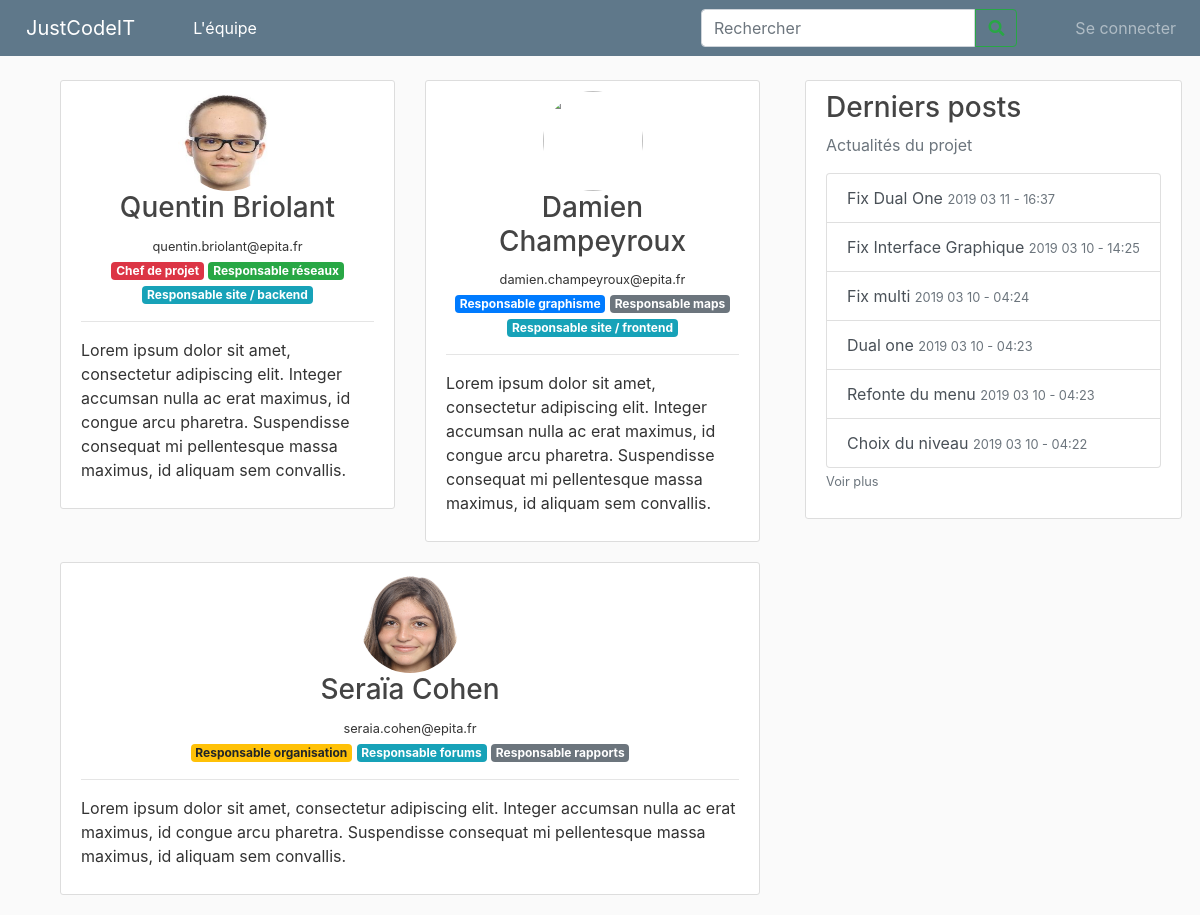
/members, run on the app's committed database.
### site_jci/models.py (models this page shows, shortened)
class Post(db.Model):
    id = db.Column(db.Integer, primary_key=True)
    title = db.Column(db.String(100), nullable=False)
    date_posted = db.Column(db.DateTime, nullable=False, default=datetime.utcnow)
    content = db.Column(db.Text, nullable=False)
    user_id = db.Column(db.Integer, db.ForeignKey('user.id'), nullable=False)

### site_jci/routes.py (the view)
@app.route("/members")
def membersPage():
    return render_template("ourMember.html")

### site_jci/routes.py (called while the page is built)
@app.context_processor
def context_processor():
    posts = db.session.query(Post).all()
    if current_user.is_authenticated:
        image_file = url_for('static', filename='profile_pics/' + current_user.image_file)
        return dict(posts=posts, image_file_user=image_file)
    return dict(posts=posts)

### site_jci/templates/ourMember.html
{% extends "layout.html" %}
{% block content %}
<main role="main" class="container">
    <div class="row">
        <div class="col">
            <div class="content-section">
                <div>
                    <center>
                        <img src="{{ url_for('static', filename='members_pics/quentin.briolant.jpg' )}}" name="aboutme"
                            width="100" height="100" border="0" class="rounded-circle"></a>
                        <h3 class="media-heading">Quentin Briolant</h3>
                        <small>quentin.briolant@epita.fr</small><br>
                        <span class="badge badge-danger">Chef de projet</span>
                        <span class="badge badge-success">Responsable réseaux</span>
                        <span class="badge badge-info">Responsable site / backend</span>
                    </center>
                    <hr>
                    <center>
                        <p class="text-left">
                            Lorem ipsum dolor sit amet, consectetur adipiscing elit. Integer accumsan nulla ac erat
                            maximus, id congue arcu pharetra. Suspendisse consequat mi pellentesque massa maximus, id
                            aliquam sem convallis.</p>
                    </center>
                </div>
            </div>
        </div>
        <div class="col">
            <div class="content-section">
                <div>
                    <center>
                        <img src="{{ url_for('static', filename='members_pics/damien.champeyroux.jpg' )}}"
                            name="aboutme" width="100" height="100" border="0" class="rounded-circle"></a>
                        <h3 class="media-heading">Damien Champeyroux</h3>
                        <small>damien.champeyroux@epita.fr</small><br>
                        <span class="badge badge-primary">Responsable graphisme</span>
                        <span class="badge badge-secondary">Responsable maps</span>
                        <span class="badge badge-info">Responsable site / frontend</span>
                    </center>
                    <hr>
                    <center>
                        <p class="text-left">
                            Lorem ipsum dolor sit amet, consectetur adipiscing elit. Integer accumsan nulla ac erat
                            maximus, id congue arcu pharetra. Suspendisse consequat mi pellentesque massa maximus, id
                            aliquam sem convallis.</p>
                    </center>
                </div>
            </div>
        </div>
    </div>
    <div class="content-section">
        <div>
            <center>
                <img src="{{ url_for('static', filename='members_pics/seraia.cohen.jpg' )}}" name="aboutme" width="100"
                    height="100" border="0" class="rounded-circle"></a>
                <h3 class="media-heading">Seraïa Cohen</h3>
                <small>seraia.cohen@epita.fr</small><br>
                <span class="badge badge-warning">Responsable organisation</span>
                <span class="badge badge-info">Responsable forums</span>
                <span class="badge badge-secondary">Responsable rapports</span>
            </center>
            <hr>
            <center>
                <p class="text-left">
                    Lorem ipsum dolor sit amet, consectetur adipiscing elit. Integer accumsan nulla ac erat
                    maximus, id congue arcu pharetra. Suspendisse consequat mi pellentesque massa maximus, id
                    aliquam sem convallis.</p>
            </center>
        </div>
    </div>
</main>
{% endblock content %}

### site_jci/templates/layout.html (shortened to what this page needs)
<!DOCTYPE html>
<html lang="en">
<head>
    <link rel="stylesheet" href="https://stackpath.bootstrapcdn.com/bootstrap/4.1.3/css/bootstrap.min.css"
>
    <link rel="stylesheet" type="text/css" href="{{ url_for('static', filename='main.css') }}">
    <link rel="stylesheet" href="https://cdnjs.cloudflare.com/ajax/libs/font-awesome/4.7.0/css/font-awesome.min.css">
    <link rel="stylesheet" href="https://use.fontawesome.com/releases/v5.7.2/css/all.css"
>
</head>
<body>
    <nav class="navbar navbar-expand-md navbar-dark bg-steel fixed-top">
        <a class="navbar-brand" style="margin:0 50px 0 10px" href="{{ url_for('homePage') }}">JustCodeIT</a>
        <div class="navbar-collapse collapse" id="navbarsExample04" style="">
            <ul class="navbar-nav mr-auto">
                <li class="nav-item active rm-lt">
                    <a class="nav-link" href="{{ url_for('membersPage') }}">L'équipe</a>
                </li>
            </ul>
            <form class="form-inline my-2 my-md-0">
                <div class="" style="">
                    <input class="form-control " type="search" placeholder="Rechercher" aria-label="Search4"
                        style=" border-top-right-radius:0;border-bottom-right-radius:0">
                    <button class="btn btn-outline-success rm-lt" type="" style="margin-left:
                            -4px;border-bottom-left-radius: 0%;border-top-left-radius:0 "><i
                            class="fa fa-search"></i></button>
                </div>
                <div class="navbar-nav rm-lt">
                        {% if current_user.is_authenticated %}
                        <div class="dropdown-menu" aria-labelledby="navbarDropdown">
                            <a class="dropdown-item" href="{{ url_for('account') }}">Profil</a>
                            <a class="dropdown-item"
                                href="{{ url_for('user_posts', username=current_user.username) }}">Mes
                                postes</a>
                            {% if current_user.permission == "administrator" %}
                            <div class="dropdown-divider"></div>
                            <a class="dropdown-item" href="{{ url_for('register') }}">Enregister un compte</a>
                            <a class="dropdown-item" href="{{ url_for('manageAccount') }}">Gérer les comptes</a>
                            {% endif %}
                            <div class="dropdown-divider"></div>
                            <a class="dropdown-item" href="{{ url_for('logout') }}">Se déconnecter</a>
                        </div>
                    </li>
                    {% else %}
                    <a class="nav-item nav-link" style="margin-left:50px;" href="{{ url_for('login') }}">Se
                        connecter</a>
                    {% endif %}
                </div>
            </form>
        </div>
    </nav>
    <main role="main" class="container ">
        <div class="row">
            <div class="col-md-8">
                {% block content %}{% endblock %}
            </div>
            <div class="col-md-4">
                <div class="content-section info-list">
                    <h3>Derniers posts</h3>
                    <p class='text-muted'>Actualités du projet
                        <div class="list-group">
                            {% for post in posts|sort(attribute='date_posted', reverse = True) %}
                            {% if loop.index <= 6 %} <a href="/post/{{ post.id }}"
                                class="list-group-item list-group-item-action">{{
                                post.title
                                }} <small
                                    class="text-muted">{{ post.date_posted.strftime('%Y %m %d - %H:%M') }}</small></a>
                            {% endif %}
                            {% endfor %}
                        </div>
                        <a class="text-muted" href="{{ url_for('list_posts') }}"><small>Voir plus</small></smal></a>
                    </p>
                </div>
            </div>
        </div>
    </main>
</html>

### site_jci/static/main.css (style rules this page uses)
body { background: #fafafa; color: #333333; margin-top: 5rem; }
h1, h2, h3, h4, h5, h6 { color: #444444; }
.bg-steel { background-color: #5f788a; }
.content-section { background: #ffffff; padding: 10px 20px; border: 1px solid #dddddd; border-radius: 3px; margin-bottom: 20px; }
.info-list { position: fixed; }

### data on the page
Post: title "Fix Dual One", date_posted "2019 03 11 - 16:37"
Post: title "Fix Interface Graphique", date_posted "2019 03 10 - 14:25"
Post: title "Fix multi", date_posted "2019 03 10 - 04:24"
Post: title "Dual one", date_posted "2019 03 10 - 04:23"
Post: title "Refonte du menu", date_posted "2019 03 10 - 04:23"
Post: title "Choix du niveau", date_posted "2019 03 10 - 04:22"
